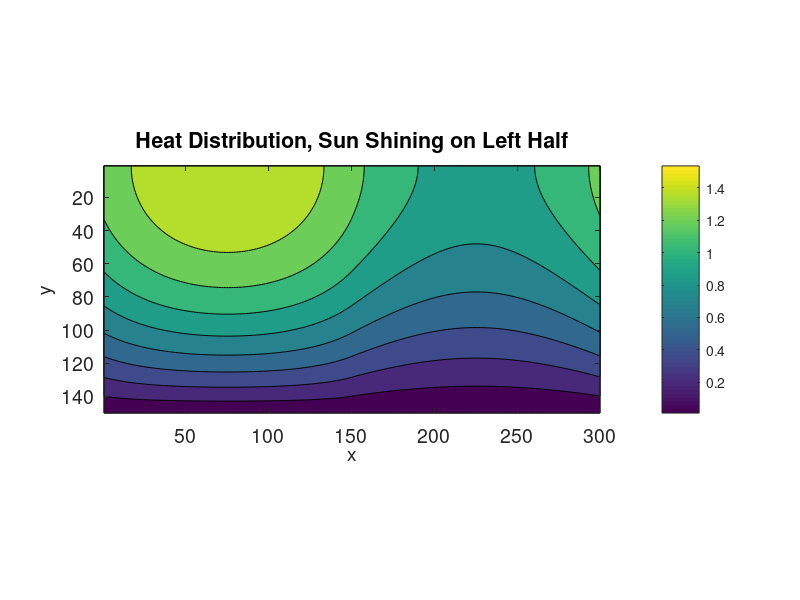

Here is the MATLAB script that generated this plot:
%% AMSC 661, Final Problem 1
% Graham Antoszewski
% 17 May 2016
% Objective: Set up BVP problem of stationary heat distribution
% plot results, making sure you have the correct BCs

%% set up mesh
nx = 300;
ny = 150;
xaux = linspace(0,1,nx);
yaux = linspace(0,1,ny);
[x,y] = meshgrid(xaux,yaux);

%% set up A matrix
hx = 1/nx;
hy = 1/ny;
% dimension of A
nxy = nx*ny;
e = ones(nxy,1);
T = spdiags([e -4*e e],[-1 0 1],ny,ny);
T(1,2) = 2; % for neumann BCs
I = speye(nx);
A1 = kron(I,T);
S = spdiags([e,e],[-ny,ny],nxy,nxy);
A = (A1 + S);
% taking into account the periodic boundary conditions
A1 = spdiags(e,-nxy + ny,nxy,nxy);
A2 = spdiags(e,nxy - ny,nxy,nxy);
A = A + A1 + A2;
A = (1/hx)*(1/hy)*A;
% creating right-hand side due to sun
rhs = zeros(nxy,1);
rhs(1:floor(nxy/2),1) = -10; % from the sun, negative since it is (u_xx+u_yy) + f/cp = 0

%% solving the system
uax = A\rhs;
u = zeros(ny,nx);
u(1:ny,1:nx) = reshape(uax,ny,nx);

%% contour plot
 ma = max(max(u));
 mi = min(min(u));

figure;
% the y-indexes of my matrix are top to bottom,
% but my y-indexes of the graph are bottom to top,
% so I have to flip my contour plot to accurately
% show what u is and have boundary conditions on the
% correct sides
contourf(u,linspace(mi,ma,10));
set(gca,'ydir','reverse')
colorbar;
set(gca,'DataAspectRatio',[1,1,1],'Fontsize',14);
xlabel('x','Fontsize',14);
ylabel('y','Fontsize',14);
title('Heat Distribution, Sun Shining on Left Half')

